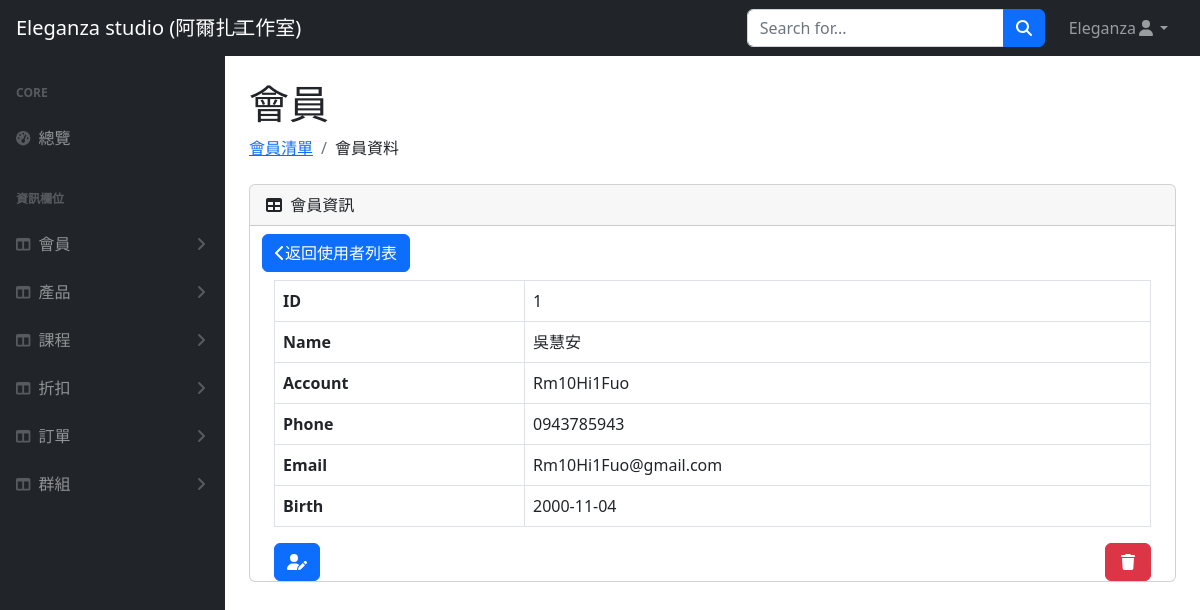
The app's page /users/user.php?id=2 (signed in) with its own data.
### tables this page shows
CREATE TABLE `users` (
  `user_id` int(3) NOT NULL,
  `name` varchar(10) NOT NULL,
  `account` varchar(20) NOT NULL,
  `password` varchar(20) NOT NULL,
  `phone` varchar(10) NOT NULL,
  `email` varchar(30) NOT NULL,
  `level` varchar(10) DEFAULT NULL,
  `birth` date NOT NULL,
  `valid` int(1) NOT NULL
);

### users/user.php (the view, shortened to what this page needs)
<?php
if (!isset($_GET["id"])) {
    $id = 0;
} else {
    $id = $_GET["id"];
}
require_once("../db_connect.php");
$sql = "SELECT * FROM users WHERE user_id=$id AND valid=1";
$result = $conn->query($sql);
$rowCount = $result->num_rows;
if ($rowCount != 0) {
    $row = $result->fetch_assoc();
}
$sqlSorted = "SELECT ROW_NUMBER() OVER (ORDER BY user_id) AS DisplayID, user_id
        FROM users
        WHERE valid=1";
$resultSorted = $conn->query($sqlSorted);
$sortedUsers = $resultSorted->fetch_all(MYSQLI_ASSOC);
$displayId = 0;
foreach ($sortedUsers as $sortedUser) {
    if ($sortedUser['user_id'] == $id) {
        $displayId = $sortedUser['DisplayID'];
        break;
    }
}
?>
<!doctype html>
<html lang="en">
<head>
    <link href="https://cdn.jsdelivr.net/npm/simple-datatables@7.1.2/dist/style.min.css" rel="stylesheet" />
    <link href="../css/styles.css" rel="stylesheet" />
</head>
<body class="sb-nav-fixed">
<nav class="sb-topnav navbar navbar-expand navbar-dark bg-dark">
        <a class="navbar-brand ps-3" href="../index.php">Eleganza studio (阿爾扎工作室)</a>
        <button class="btn btn-link btn-sm order-1 order-lg-0 me-4 me-lg-0" id="sidebarToggle" href="#!"><i class="fas fa-bars"></i></button>
        <form class="d-none d-md-inline-block form-inline ms-auto me-0 me-md-3 my-2 my-md-0">
            <div class="input-group">
                <input class="form-control" type="text" placeholder="Search for..." aria-label="Search for..." aria-describedby="btnNavbarSearch" />
                <button class="btn btn-primary" id="btnNavbarSearch" type="button"><i class="fas fa-search"></i></button>
            </div>
        </form>
        <ul class="navbar-nav ms-auto ms-md-0 me-3 me-lg-4">
            <li class="nav-item dropdown">
                <a class="nav-link dropdown-toggle" id="navbarDropdown" href="#" role="button" data-bs-toggle="dropdown" aria-expanded="false"><?= $_SESSION["user"]["name"] ?><i class="fas fa-user fa-fw"></i></a>
            </li>
        </ul>
    </nav>
    <div id="layoutSidenav">
        <div id="layoutSidenav_nav">
            <nav class="sb-sidenav accordion sb-sidenav-dark" id="sidenavAccordion">
                <div class="sb-sidenav-menu">
                    <div class="nav">
                        <div class="sb-sidenav-menu-heading">Core</div>
                        <a class="nav-link" href="../index.php">
                            <div class="sb-nav-link-icon"><i class="fas fa-tachometer-alt"></i></div>
                            總覽
                        </a>
                        <div class="sb-sidenav-menu-heading">資訊欄位</div>
                        <a class="nav-link collapsed" href="#" data-bs-toggle="collapse" data-bs-target="#users" aria-expanded="false" aria-controls="collapseLayouts">
                            <div class="sb-nav-link-icon"><i class="fas fa-columns"></i></div>
                            會員
                            <div class="sb-sidenav-collapse-arrow"><i class="fas fa-angle-down"></i></div>
                        </a>
                        <a class="nav-link collapsed" href="#" data-bs-toggle="collapse" data-bs-target="#products" aria-expanded="false" aria-controls="collapseLayouts">
                            <div class="sb-nav-link-icon"><i class="fas fa-columns"></i></div>
                            產品
                            <div class="sb-sidenav-collapse-arrow"><i class="fas fa-angle-down"></i></div>
                        </a>
                        <a class="nav-link collapsed" href="#" data-bs-toggle="collapse" data-bs-target="#courses" aria-expanded="false" aria-controls="courses">
                            <div class="sb-nav-link-icon"><i class="fas fa-columns"></i></div>
                            課程
                            <div class="sb-sidenav-collapse-arrow"><i class="fas fa-angle-down"></i></div>
                        </a>
                        <a class="nav-link collapsed" href="#" data-bs-toggle="collapse" data-bs-target="#discounts" aria-expanded="false" aria-controls="collapseLayouts">
                            <div class="sb-nav-link-icon"><i class="fas fa-columns"></i></div>
                            折扣
                            <div class="sb-sidenav-collapse-arrow"><i class="fas fa-angle-down"></i></div>
                        </a>
                        <a class="nav-link collapsed" href="#" data-bs-toggle="collapse" data-bs-target="#orders" aria-expanded="false" aria-controls="collapseLayouts">
                            <div class="sb-nav-link-icon"><i class="fas fa-columns"></i></div>
                            訂單
                            <div class="sb-sidenav-collapse-arrow"><i class="fas fa-angle-down"></i></div>
                        </a>
                        <a class="nav-link collapsed" href="#" data-bs-toggle="collapse" data-bs-target="#groups" aria-expanded="false" aria-controls="groups">
                            <div class="sb-nav-link-icon"><i class="fas fa-columns"></i></div>
                            群組
                            <div class="sb-sidenav-collapse-arrow"><i class="fas fa-angle-down"></i></div>
                        </a>
                    </div>
                </div>
            </nav>
        </div>
        <div id="layoutSidenav_content">
            <main>
                <div class="container px-4">
                    <h1 class="mt-4">會員</h1>
                    <ol class="breadcrumb mb-4">
                        <li class="breadcrumb-item active"><a href="./user-list.php">會員清單</a></li>
                        <li class="breadcrumb-item">會員資料</li>
                    </ol>
                    <div class="card mb-4">
                        <div class="card-header">
                            <i class="fas fa-table me-1"></i>
                            會員資訊
                        </div>
                        <div class="container">
                            <div class="py-2">
                                <a class="btn btn-primary" href="./user-list.php" role="button">
                                    <i class="fa-solid fa-chevron-left"></i>返回使用者列表
                                </a>
                            </div>
                            <div class="container">
                                <?php if ($rowCount == 0) : ?>
                                    使用者不存在
                                <?php else :
                                ?>
                                    <table class="table table-bordered">
                                        <tr>
                                            <th>ID</th>
                                            <td><?= $displayId ?></td>
                                        </tr>
                                        <tr>
                                            <th>Name</th>
                                            <td><?= $row["name"] ?></td>
                                        </tr>
                                        <tr>
                                            <th>Account</th>
                                            <td><?= $row["account"] ?></td>
                                        </tr>
                                        <tr>
                                            <th>Phone</th>
                                            <td><?= $row["phone"] ?></td>
                                        </tr>
                                        <tr>
                                            <th>Email</th>
                                            <td><?= $row["email"] ?></td>
                                        </tr>
                                        <tr>
                                            <th>Birth</th>
                                            <td><?= $row["birth"] ?></td>
                                        </tr>
                                    </table>
                                    <div class="d-flex justify-content-between">
                                        <a class="btn btn-primary" id="" name="" role="button" href="user-edit.php?id=<?= $row["user_id"] ?>"><i class="fa-solid fa-user-pen fa-fw"></i></a>
                                        <button class="btn btn-danger" data-bs-toggle="modal" data-bs-target="#confirmModal"><i class="fa-solid fa-trash fa-fw"></i></button>
                                    </div>
                                <?php endif; ?>
                            </div>
                        </div>
                    </div>
                </div>
        </div>
    </div>
</body>
</html>

### css/css.php (style rules this page uses)
a { text-wrap: nowrap; }

### records on screen
users: name "吳慧安", account "Rm10Hi1Fuo", phone "0943785943", email "Rm10Hi1Fuo@gmail.com", birth "2000-11-04"

### other values on screen
$_SESSION["user"]["name"] "Eleganza"
$displayId "1"
